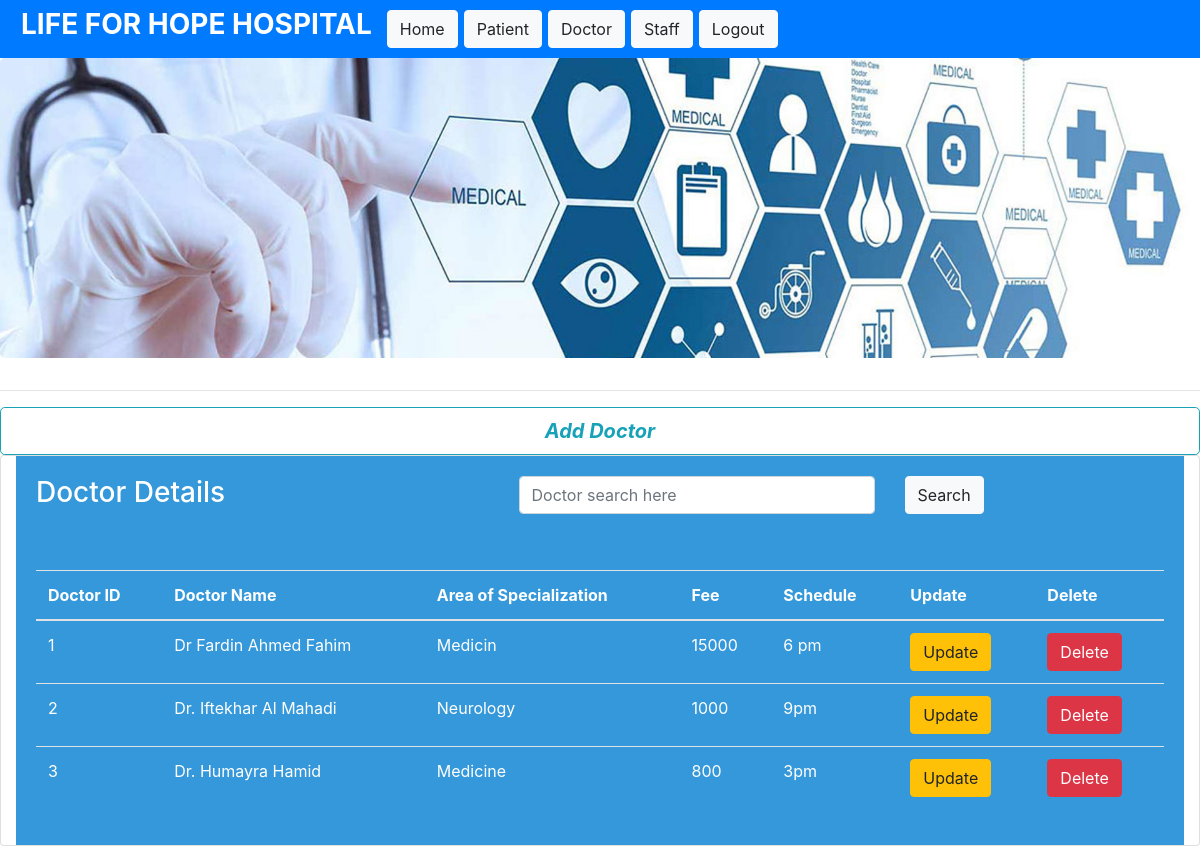
Page /HMS/doctor_details.php on the committed database.
### tables this page shows
CREATE TABLE `doctor` (
  `docid` int(11) NOT NULL,
  `doc_name` varchar(500) NOT NULL,
  `dept` varchar(500) NOT NULL,
  `fee` int(11) NOT NULL,
  `start` varchar(500) NOT NULL
);

### HMS/doctor_details.php (the view, shortened to what this page needs)
<!DOCTYPE html>
<html>
<head>
	<link rel="stylesheet" href="https://maxcdn.bootstrapcdn.com/bootstrap/4.0.0-beta.2/css/bootstrap.min.css">
</head>
<body>
	<nav class="navbar sticky-top navbar-light bg-primary">
  <form class="form-inline">
    <h3><b><font color="#ffffff" style="padding-left:5px;padding-right:15px;">LIFE FOR HOPE HOSPITAL </font></b></h3>
    <a href="admin-panel.php" class="btn btn-light">Home</a>
    <a href="patient_details.php" class="btn btn-light">Patient</a>
    <a href="doctor_details.php" class="btn btn-light">Doctor</a>
    <a href="admin-panel.php" class="btn btn-light">Staff</a>
    <a href="index.php" class="btn btn-light">Logout</a>
  </form>
</nav>
	<div class="jumbotron" style="background: url('Image/hims.jpg') no-repeat;background-size: cover; height: 300px"></div>
<hr>
<a href="add_doctor.php" class="btn btn-outline-info btn-lg btn-block" ><b><i>Add Doctor</i></b></a>
	<div class= "card">
		<div class="container-fluid">
			<div class="card-body" style="background-color: #3498DB; color: #ffffff">
			<div class="row">
				<div class="col-md-5"><h3>Doctor Details</h3></div>
				<div class="col-md-6">
					<form class = "form-group" action="doctor_search.php" method = "GET">
						<div class="row">
							<div class="col-md-8">
								<input type="text" name="dsearch" class="form-control" placeholder="Doctor search here"></div>
						<div class="col-md-2">
							<input type="submit" name="doc_search" class="btn btn-light" value="Search"></div>
						</div>
					</form>
				</div>
			</div></div>
		<div class="card-body" style="background-color: #3498DB; color: #ffffff">
		<table class="table table-hover">
  <thead>
    <tr>
      <th scope="col">Doctor ID</th>
      <th scope="col">Doctor Name</th>
      <th scope="col">Area of Specialization</th>
      <th scope="col">Fee</th>
      <th scope="col">Schedule</th>
      <th scope="col">Update</th>
      <th scope="col">Delete</th>
    </tr>
  </thead>
  <tbody>
    <tr>
      <?php
    $mysqli =new mysqli("localhost","root","","hospital_msdb");
    $query=$mysqli->query("SELECT * from doctor");
    while ($row = $query->fetch_assoc())
    {
      ?>
        <td><?php echo $row['docid'] ?></td>
      <td><?php echo $row['doc_name'] ?></td>
      <td><?php echo $row['dept'] ?></td>
      <td><?php echo $row['fee'] ?></td>
      <td><?php echo $row['start'] ?></td>
      <td>
      <a onclick="return confirm('Are you sure?')" href= "update_doc.php?edit_doc=<?php echo $row['docid'];?>" class="btn btn-warning"> Update</a>
    </td>
    <td>
      <a onclick="return confirm('Are you sure?')" href= "doctor_details.php?delete_doc=<?php echo $row['docid'];?>" class="btn btn-danger"> Delete</a>
    </td>
    </tr>
    <?php }
    ?>
  </tbody>
</table>
</div>
</div>
</body>
</html>

### rows in the picture
doctor: docid "1", doc_name "Dr Fardin Ahmed Fahim", dept "Medicin", fee "15000", start "6 pm"
doctor: docid "2", doc_name "Dr. Iftekhar Al Mahadi", dept "Neurology", fee "1000", start "9pm"
doctor: docid "3", doc_name "Dr. Humayra Hamid", dept "Medicine", fee "800", start "3pm"
